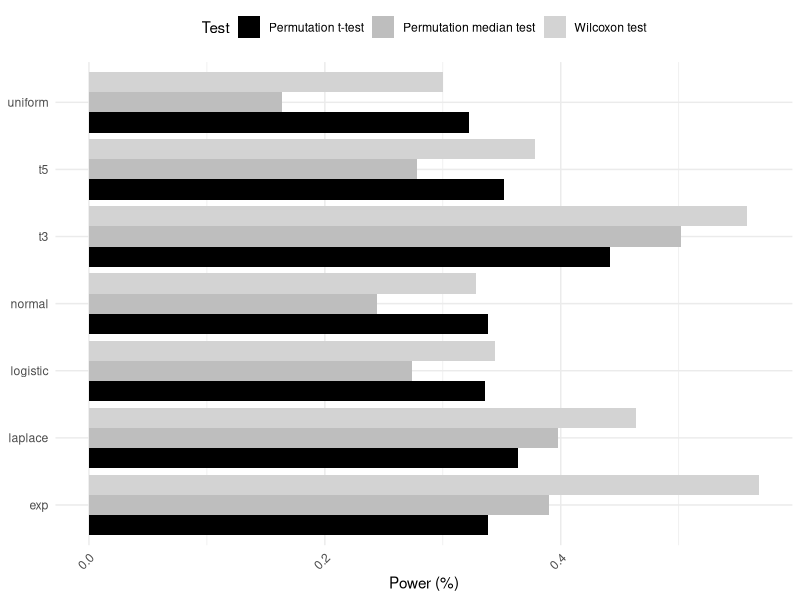
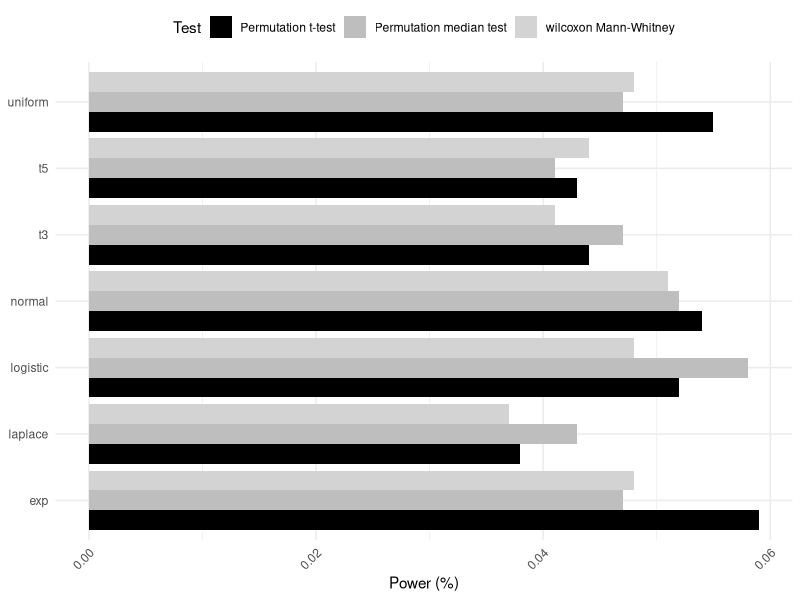

These figures' R source, in order:
## ---- chunk 1
knitr::opts_chunk$set(echo = TRUE)
library(knitr)
library(kableExtra)
library(stats)
library(coin)
library(ggplot2)
library(reshape2)
library(rmutil)
## ---- chunk 2
N <- 1000L 

median.test <- function(x, y) {
  data <- c(x, y)
  nx <- length(x)
  ny <- length(y)
  n <- nx + ny
  # Observed difference in medians
  obs_stat <- median(x) - median(y)
  # Permutation test
  statistic <- replicate(N, { # Here we have an approximation of the null. Not exact.
    permuted_data <- sample(data)
    x_perm <- permuted_data[1:nx]
    y_perm <- permuted_data[(nx + 1):n]
    statistic <- median(x_perm) - median(y_perm)
    statistic
  })
  
  p_value <- mean(abs(statistic) >= abs(obs_stat)) # Alternative is two-sided
  p_value
}
## ---- chunk 3
p.t <- p.wmw <- p.m <- c()
N <- 20
delta <- sqrt(3)/2 # Delta based on the variance (given below) of the t-3 distribution
for(i in 1:1000){
  # `rt` distribution with df = 3, meaning t-3 distribution
  Y1 <- rt(N, 3)
  Y2 <- rt(N, 3) + delta # Simulating under the alternative and assuming location-shift
  X <- factor(c(rep("A", N), rep("B", N)))
  Y <- c(Y1, Y2)
  # Permutation T Test
  p.t[i] <- pvalue(oneway_test(Y ~ X, distribution = approximate(nresample=9999)))
  # Permutation WMW Test
  p.wmw[i] <- wilcox.test(Y1, Y2, exact = TRUE)$p.value
  # Permutation Median Test
  p.m[i] <- median.test(Y1, Y2)
}

mean(p.t < 0.05)
mean(p.wmw < 0.05)
mean(p.m < 0.05)
## ---- chunk 4
# Distribution functions and their variances (information from wikipedia)
dist_funcs <- list(
  exp = list(
    dist_func = function(n) rexp(n),
    variance = 1  # Var[Exp(1)] = 1 / lambda^2 = 1 (lambda = 1)
  ),
  t3 = list(
    dist_func = function(n) rt(n, df = 3),
    variance = 3  # Var[t3] = df / (df - 2) = 3 / (3 - 2) = 3
  ),
  laplace = list(
    dist_func = function(n) rlaplace(n),
    variance = 2  # Var[Laplace(0,1)] = 2 * scale^2 = 2 * 1^2 = 2
  ),
  t5 = list(
    dist_func = function(n) rt(n, df = 5),
    variance = 5 / 3  # Var[t5] = df / (df - 2) = 5 / (5 - 2) = 5/3
  ),
  logistic = list(
    dist_func = function(n) rlogis(n),
    variance = (pi^2) / 3  # Var[Logistic(0,1)] = (π^2 * scale^2) / 3 (scale=1)
  ),
  normal = list(
    dist_func = function(n) rnorm(n),
    variance = 1  # Var[N(0,1)] = 1
  ),
  uniform = list(
    dist_func = function(n) runif(n),
    variance = 1 / 12  # Var[Uniform(0,1)] = (b - a)^2 / 12 = (1 - 0)^2 / 12
  )
)

simulation_power <- function(n, dist_func, variance, num_sim = 500L, dist_name = "") {
  # Delta based on the variance of each distribution as suggested in the notes
  delta <- sqrt(variance) / 2

  p.medtest <- p.wmw <- p.t <- numeric(num_sim)
  
  for (i in 1:num_sim) {
    # Data is generated based on the given distribution
    Y1 <- dist_func(n)         
    Y2 <- dist_func(n) + delta # Distribution-shift assumption 
    Y <- c(Y1, Y2)
    X <- factor(c(rep("A", n), rep("B", n)))
    
    # Permutation t-test
    p.t[i] <- pvalue(oneway_test(Y ~ X, 
                                 distribution = approximate(nresample = 9999)))
    # Permutation median.test
    p.medtest[i] <- median.test(Y1, Y2)
    # Wilcoxon test
    p.wmw[i] <- wilcox.test(Y1, Y2)$p.value
  }
  
  # Power for each test (alpha = 0.05)
  power <- c(mean(p.t < .05), mean(p.medtest < .05), mean(p.wmw < .05))
  names(power) <- c("Permutation t-test", "Permutation median test", "Wilcoxon test")
  power
}

# This next part computes the power for all distributions
power_results_list <- list()

for (dist_name in names(dist_funcs)) {
  dist_info <- dist_funcs[[dist_name]]
  dist_func <- dist_info$dist_func
  variance <- dist_info$variance
  
  power <- simulation_power(n = 20, dist_func = dist_func, variance = variance, dist_name = dist_name)
  power_results_list[[dist_name]] <- power
}

power_results <- do.call(rbind, power_results_list)
power_results <- as.data.frame(power_results)
## ---- chunk 5
power_results$Distribution <- rownames(power_results)
results_long <- melt(power_results, id.vars = "Distribution", variable.name = "Test", value.name = "Power")

ggplot(results_long, aes(x = Distribution, y = Power, fill = Test)) + 
  geom_bar(stat = "identity", position = "dodge") + 
  # facet_wrap(~ GroupSize) +  # Separate plots for each group size +    
  labs(x = NULL, y = "Power (%)") + 
  theme_minimal() + 
  theme(axis.text.x = element_text(angle = 45, hjust = 1),
          legend.position = "top") + 
  scale_fill_manual(values = c("black", "gray", "lightgrey")) + 
  coord_flip()
## ---- chunk 6
simulation_type1 <- function(n, dist_func, num_sim = 1000) {

  p.medtest <- p.wmw <- p.t <- c()
  
  for (i in 1:num_sim) {
    Y1 <- dist_func(n)         
    Y2 <- dist_func(n)         
    Y <- c(Y1, Y2)
    X <- factor(c(rep("A", n), rep("B", n)))
    
    # Permutation t-test
    p.t[i] <- pvalue(oneway_test(Y ~ X, 
                                 distribution = approximate(nresample=9999)))
    # Permutation median.test
    p.medtest[i] <- median.test(Y1, Y2)
    # Wilcoxon test
    p.wmw[i] <- wilcox.test(Y1, Y2)$p.value
  }
  
  # Power for each test (alpha = 0.05)
  type_I_error <- c(mean(p.t < .05), mean(p.medtest < .05), mean(p.wmw < .05))
  type_I_error 
}

# Distribution functions
  dist_funcs <- list(
    exp = function(n) rexp(n),
    t3 = function(n) rt(n, df = 3),
    laplace = function(n) rlaplace(n),
    t5 = function(n) rt(n, df = 5),
    logistic = function(n) rlogis(n),
    normal = function(n) rnorm(n),
    uniform = function(n) runif(n)
  )
  
  # Simulation to each distribution
   results_type1 <- sapply(names(dist_funcs), function(dist_name) {
  simulation_type1(n = 20, dist_func = dist_funcs[[dist_name]])
})
  
results_type1_df <- as.data.frame(t(results_type1))
colnames(results_type1_df) <- c("Permutation t-test", "Permutation median test", "wilcoxon Mann-Whitney")
## ---- chunk 7
# Reshape the data to long format
results_type1_df$Distribution <- rownames(results_type1_df)
results_type1_long <- melt(results_type1_df, id.vars = "Distribution", variable.name = "Test", value.name = "Power")

ggplot(results_type1_long, aes(x = Distribution, y = Power, fill = Test)) + 
  geom_bar(stat = "identity", position = "dodge") + 
  # facet_wrap(~ GroupSize) +  # Separate plots for each group size +    
  labs(x = NULL, y = "Power (%)") + 
  theme_minimal() + 
  theme(axis.text.x = element_text(angle = 45, hjust = 1),
          legend.position = "top") + 
  scale_fill_manual(values = c("black", "gray", "lightgrey")) + 
  coord_flip()
